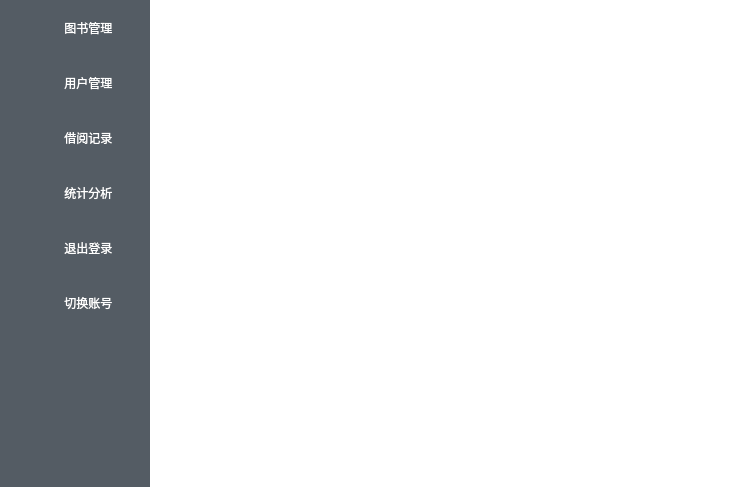
<?xml version="1.0" encoding="UTF-8"?>
<ui version="4.0">
 <class>Page_AdminClass</class>
 <widget class="QMainWindow" name="Page_AdminClass">
  <property name="geometry">
   <rect>
    <x>0</x>
    <y>0</y>
    <width>742</width>
    <height>487</height>
   </rect>
  </property>
  <property name="windowTitle">
   <string>图书管理</string>
  </property>
  <property name="styleSheet">
   <string notr="true">QLabel[name=&quot;lb&quot;]{font: 18px '等线';}

QLineEdit[name=&quot;le&quot;]{border-radius:3px;min-height:25px;border:1px solid gray;}
QPushButton[name=&quot;btn&quot;]{border-radius:3px;background-color:rgb(84,92,100);color:white;font:18px ‘等线’;padding:3px;border:1px;}
QPushButton[name=&quot;btn&quot;]:pressed{background-color:black;}

QWidget[name=&quot;bg&quot;]{background-color:rgb(217,220,224);}

QComboBox[name=&quot;cbox&quot;]{border-radius:3px;background-color:rgb(84,92,100);color:white;font:18px ‘等线’;border:1px;min-width:100px;max-width:100px;}

/*QTableView[name=&quot;tb&quot;]{background-color:rgb(217,220,224);}*/</string>
  </property>
  <widget class="QWidget" name="centralWidget">
   <property name="styleSheet">
    <string notr="true">QWidget#menu QToolButton{border:none;background-color:rgb(84,92,100);color:white;min-height:55px;font:16px &quot;等线&quot;;padding-left:20px;}

QWidget#menu QToolButton:checked{background-color:rgb(67,74,80);}
QWidget#menu {background-color:rgb(84,92,100);}
QStackedWidget#stackedWidget {background-color:rgb(255, 255, 255);}</string>
   </property>
   <layout class="QGridLayout" name="gridLayout">
    <property name="leftMargin">
     <number>0</number>
    </property>
    <property name="topMargin">
     <number>0</number>
    </property>
    <property name="rightMargin">
     <number>0</number>
    </property>
    <property name="bottomMargin">
     <number>0</number>
    </property>
    <property name="spacing">
     <number>0</number>
    </property>
    <item row="0" column="0">
     <widget class="QWidget" name="menu" native="true">
      <property name="minimumSize">
       <size>
        <width>150</width>
        <height>0</height>
       </size>
      </property>
      <layout class="QVBoxLayout" name="verticalLayout">
       <property name="spacing">
        <number>0</number>
       </property>
       <property name="leftMargin">
        <number>0</number>
       </property>
       <property name="topMargin">
        <number>0</number>
       </property>
       <property name="rightMargin">
        <number>0</number>
       </property>
       <property name="bottomMargin">
        <number>0</number>
       </property>
       <item>
        <widget class="QToolButton" name="btn_bkmgr">
         <property name="minimumSize">
          <size>
           <width>50</width>
           <height>55</height>
          </size>
         </property>
         <property name="maximumSize">
          <size>
           <width>250</width>
           <height>16777215</height>
          </size>
         </property>
         <property name="text">
          <string>  图书管理</string>
         </property>
         <property name="checkable">
          <bool>true</bool>
         </property>
         <property name="toolButtonStyle">
          <enum>Qt::ToolButtonTextBesideIcon</enum>
         </property>
         <attribute name="buttonGroup">
          <string notr="true">buttonGroup</string>
         </attribute>
        </widget>
       </item>
       <item>
        <widget class="QToolButton" name="btn_usermgr">
         <property name="minimumSize">
          <size>
           <width>50</width>
           <height>55</height>
          </size>
         </property>
         <property name="maximumSize">
          <size>
           <width>250</width>
           <height>16777215</height>
          </size>
         </property>
         <property name="text">
          <string>  用户管理</string>
         </property>
         <property name="checkable">
          <bool>true</bool>
         </property>
         <property name="toolButtonStyle">
          <enum>Qt::ToolButtonTextBesideIcon</enum>
         </property>
         <attribute name="buttonGroup">
          <string notr="true">buttonGroup</string>
         </attribute>
        </widget>
       </item>
       <item>
        <widget class="QToolButton" name="btn_rcdmgr">
         <property name="minimumSize">
          <size>
           <width>50</width>
           <height>55</height>
          </size>
         </property>
         <property name="maximumSize">
          <size>
           <width>250</width>
           <height>16777215</height>
          </size>
         </property>
         <property name="text">
          <string>  借阅记录</string>
         </property>
         <property name="checkable">
          <bool>true</bool>
         </property>
         <property name="toolButtonStyle">
          <enum>Qt::ToolButtonTextBesideIcon</enum>
         </property>
         <attribute name="buttonGroup">
          <string notr="true">buttonGroup</string>
         </attribute>
        </widget>
       </item>
       <item>
        <widget class="QToolButton" name="btn_analy">
         <property name="minimumSize">
          <size>
           <width>50</width>
           <height>55</height>
          </size>
         </property>
         <property name="maximumSize">
          <size>
           <width>250</width>
           <height>16777215</height>
          </size>
         </property>
         <property name="text">
          <string>  统计分析</string>
         </property>
         <property name="checkable">
          <bool>true</bool>
         </property>
         <property name="toolButtonStyle">
          <enum>Qt::ToolButtonTextBesideIcon</enum>
         </property>
         <attribute name="buttonGroup">
          <string notr="true">buttonGroup</string>
         </attribute>
        </widget>
       </item>
       <item>
        <widget class="QToolButton" name="btn_exit">
         <property name="minimumSize">
          <size>
           <width>50</width>
           <height>55</height>
          </size>
         </property>
         <property name="maximumSize">
          <size>
           <width>250</width>
           <height>16777215</height>
          </size>
         </property>
         <property name="text">
          <string>  退出登录</string>
         </property>
         <property name="checkable">
          <bool>true</bool>
         </property>
         <property name="toolButtonStyle">
          <enum>Qt::ToolButtonTextBesideIcon</enum>
         </property>
         <attribute name="buttonGroup">
          <string notr="true">buttonGroup</string>
         </attribute>
        </widget>
       </item>
       <item>
        <widget class="QToolButton" name="btn_switch">
         <property name="minimumSize">
          <size>
           <width>50</width>
           <height>55</height>
          </size>
         </property>
         <property name="maximumSize">
          <size>
           <width>250</width>
           <height>16777215</height>
          </size>
         </property>
         <property name="text">
          <string>  切换账号</string>
         </property>
         <property name="checkable">
          <bool>true</bool>
         </property>
         <property name="toolButtonStyle">
          <enum>Qt::ToolButtonTextBesideIcon</enum>
         </property>
         <attribute name="buttonGroup">
          <string notr="true">buttonGroup</string>
         </attribute>
        </widget>
       </item>
       <item>
        <spacer name="verticalSpacer">
         <property name="orientation">
          <enum>Qt::Vertical</enum>
         </property>
         <property name="sizeHint" stdset="0">
          <size>
           <width>20</width>
           <height>292</height>
          </size>
         </property>
        </spacer>
       </item>
      </layout>
     </widget>
    </item>
    <item row="0" column="1">
     <widget class="QStackedWidget" name="stackedWidget"/>
    </item>
   </layout>
  </widget>
 </widget>
 <layoutdefault spacing="6" margin="11"/>
 <resources/>
 <connections/>
 <buttongroups>
  <buttongroup name="buttonGroup"/>
 </buttongroups>
</ui>
